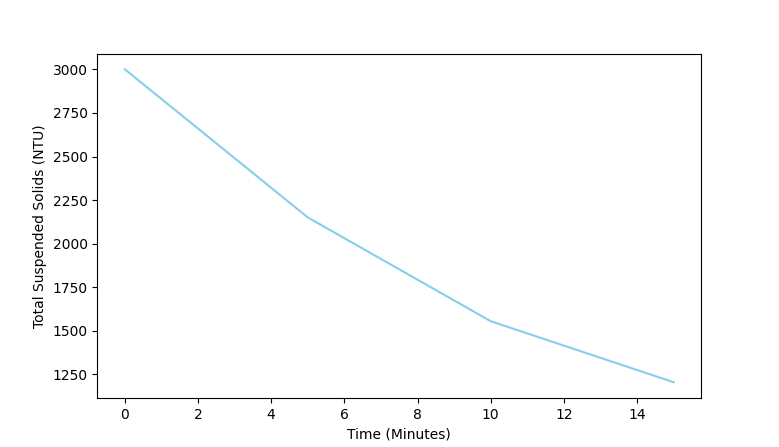

Here is the Python script that generated this plot:
import matplotlib.pyplot as plt
x = [0,5,10,15]
y = [3001,2150.35,1554.43,1204.17]
ax = plt.axes()

plt.xlabel("Time (Minutes)")
plt.ylabel("Total Suspended Solids (NTU)")

plt.plot(x,y, color = "skyblue" )
ax.patch.set_alpha(1.0)

plt.show()
